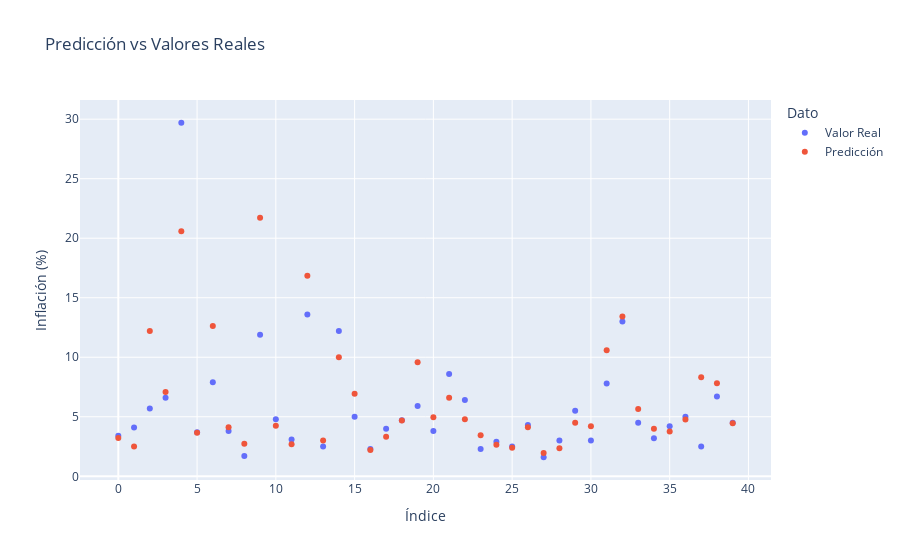

The code cell stored with this chart in its notebook:
### Markdown cell above
# Modelo Maching Learning

### Code cell
import pandas as pd
import numpy as np
from sklearn.model_selection import train_test_split, GridSearchCV
from sklearn.preprocessing import StandardScaler
from sklearn.metrics import mean_squared_error, r2_score, mean_absolute_error
import plotly.express as px
from xgboost import XGBRegressor

# Cargar los datos si aún no lo has hecho
# df = pd.read_csv("inflacion.csv")

# Seleccionar solo columnas numéricas
df_numeric = df.select_dtypes(include='number')

# Rellenar valores faltantes
df_numeric.fillna(df_numeric.mean(), inplace=True)

# Separar características (X) y variable objetivo (y)
X_features = df_numeric.drop(columns=[df_numeric.columns[-1]])
y_target = df_numeric[df_numeric.columns[-1]]

# Normalizar
scaler = StandardScaler()
X_scaled = scaler.fit_transform(X_features)

# Dividir datos
X_train, X_test, y_train, y_test = train_test_split(X_scaled, y_target, test_size=0.2, random_state=42)

# Definir el grid de hiperparámetros
param_grid = {
    'n_estimators': [500, 1000],
    'learning_rate': [0.01, 0.05],
    'max_depth': [6, 10, 15],
    'subsample': [0.8, 1.0],
    'colsample_bytree': [0.7, 1.0],
    'gamma': [0, 0.1],
}

# Crear modelo base sin verbose
model = XGBRegressor(objective='reg:squarederror', random_state=42, verbosity=0)

# GridSearch sin mostrar nada
grid_search = GridSearchCV(model, param_grid, cv=5, scoring='r2', n_jobs=-1, verbose=0)
grid_search.fit(X_train, y_train)

# Predecir con el mejor modelo
best_model = grid_search.best_estimator_
predictions = best_model.predict(X_test)

# Evaluar
rmse = np.sqrt(mean_squared_error(y_test, predictions))
mae = mean_absolute_error(y_test, predictions)
r2 = r2_score(y_test, predictions)

print(f"RMSE: {rmse:.4f}")
print(f"MAE: {mae:.4f}")
print(f"R²: {r2:.4f}")

# Crear DataFrame con resultados
df_results = pd.DataFrame({
    "Índice": range(len(y_test)),
    "Valor Real": y_test.values,
    "Predicción": predictions
})

# Graficar resultados
fig = px.scatter(df_results, x="Índice", y=["Valor Real", "Predicción"],
                 title="Predicción vs Valores Reales",
                 labels={"value": "Inflación (%)", "variable": "Dato"})

# Guardar y mostrar gráfico
fig.write_html("Prediccion_vs_Valores_Reales_Optimizada.html")
fig.show()

### Figure 1 — Plotly figure (JSON) as saved in the notebook; plotly's stock layout.template omitted (floating-point values rounded to 4 significant figures)
{"data": [{"hovertemplate": "Dato=Valor Real<br>Índice=%{x}<br>Inflación (%)=%{y}<extra></extra>", "legendgroup": "Valor Real", "marker": {"color": "#636efa", "symbol": "circle"}, "mode": "markers", "name": "Valor Real", "orientation": "v", "showlegend": true, "type": "scatter", "x": [0, 1, 2, 3, 4, 5, 6, 7, 8, 9, 10, 11, 12, 13, 14, 15, 16, 17, 18, 19, 20, 21, 22, 23, 24, 25, 26, 27, 28, 29, 30, 31, 32, 33, 34, 35, 36, 37, 38, 39], "xaxis": "x", "y": [3.4, 4.1, 5.7, 6.6, 29.7, 3.7, 7.9, 3.8, 1.7, 11.9, 4.8, 3.1, 13.6, 2.5, 12.2, 5.0, 2.3, 4.0, 4.7, 5.9, 3.8, 8.6, 6.4, 2.3, 2.9, 2.5, 4.3, 1.6, 3.0, 5.5, 3.0, 7.8, 13.0, 4.5, 3.2, 4.2, 5.0, 2.5, 6.7, 4.5], "yaxis": "y"}, {"hovertemplate": "Dato=Predicción<br>Índice=%{x}<br>Inflación (%)=%{y}<extra></extra>", "legendgroup": "Predicción", "marker": {"color": "#EF553B", "symbol": "circle"}, "mode": "markers", "name": "Predicción", "orientation": "v", "showlegend": true, "type": "scatter", "x": [0, 1, 2, 3, 4, 5, 6, 7, 8, 9, 10, 11, 12, 13, 14, 15, 16, 17, 18, 19, 20, 21, 22, 23, 24, 25, 26, 27, 28, 29, 30, 31, 32, 33, 34, 35, 36, 37, 38, 39], "xaxis": "x", "y": [3.211, 2.508, 12.2, 7.083, 20.59, 3.654, 12.63, 4.113, 2.735, 21.72, 4.252, 2.692, 16.85, 3.008, 10.01, 6.928, 2.217, 3.329, 4.69, 9.577, 4.96, 6.607, 4.786, 3.442, 2.658, 2.394, 4.115, 1.966, 2.347, 4.507, 4.195, 10.6, 13.43, 5.645, 3.985, 3.76, 4.774, 8.326, 7.814, 4.46], "yaxis": "y"}], "layout": {"legend": {"title": {"text": "Dato"}, "tracegroupgap": 0}, "title": {"text": "Predicción vs Valores Reales"}, "xaxis": {"anchor": "y", "domain": [0, 1], "title": {"text": "Índice"}}, "yaxis": {"anchor": "x", "domain": [0, 1], "title": {"text": "Inflación (%)"}}}}
